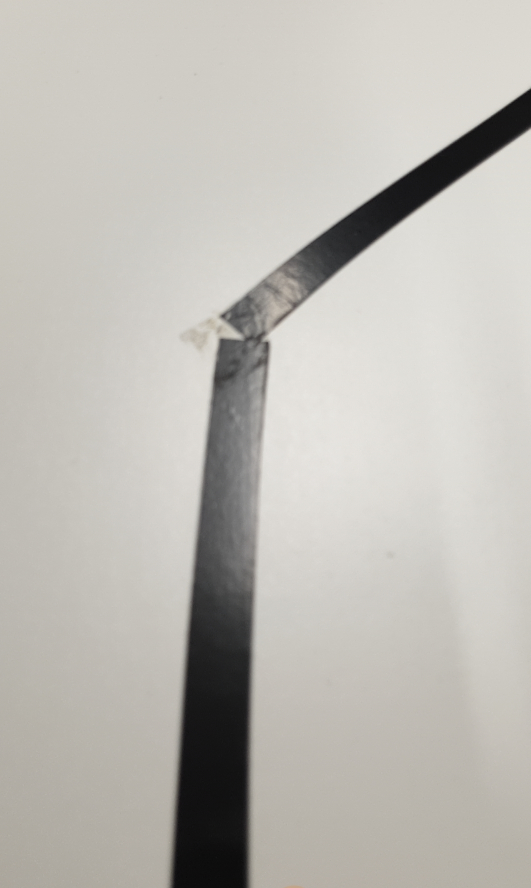
#> input picture Data/1.jpg, 1062 x 1776 px (shown at 1/2 size); its folder holds only this picture in this run
$ python utils.py
#> lines starting #> are read from the running program, lines starting #| are printed output that depends on the picture; after the words box and inside, x2 and y2 are one past the last pixel; in counts of white or black regions, pixels touching at a corner belong together; long printed decimals are rounded
import numpy as np
import cv2
import imutils
import math
import glob
from matplotlib import pyplot as plt

def contrast(image, a, b):
	alpha = 2 # Simple contrast control[1-3]
	beta = 0    # Simple brightness control [0-100]
	image = cv2.convertScaleAbs(image, alpha=alpha, beta=beta)
	#cv2.imshow('Contrasted', image)
	#cv2.waitKey(0)
	return image


# [5 lines left out: function resize, not called in this run]


def adaptiveThreshold(image, method):
	gray = contrast(image, a = 1, b = 0)

	if method == 'binary':
		ret, thresh = cv2.threshold(gray, 0, 255, cv2.THRESH_BINARY)
		#cv2.imshow('binary thresh', thresh)
	elif method == 'otsu':
		blur = cv2.GaussianBlur(gray,(5,5),0)
		#blur = cv2.bilateralFilter(gray, 11, 17, 17)
		high_thresh,thresh = cv2.threshold(blur,0,255,cv2.THRESH_BINARY+cv2.THRESH_OTSU)
		#cv2.imshow('OTSU thresh', thresh)
	elif method == 'adaptive':
		thresh = cv2.adaptiveThreshold(gray, 255, cv2.ADAPTIVE_THRESH_GAUSSIAN_C, cv2.THRESH_BINARY, 31, 15)
		#thresh1 = cv2.adaptiveThreshold(blurred,255,cv2.ADAPTIVE_THRESH_GAUSSIAN_C, cv2.THRESH_BINARY,11,2)
		#cv2.imshow('adaptive guassian thresh', thresh)
	else:
		raise Exception("The method is not valid!")

	#cv2.imwrite("processed//plate{}.jpg".format(i), thresh)
	return thresh

def detect(c, ratio):
	shape = "unidentified"
	peri = cv2.arcLength(c, True)
	approx = cv2.approxPolyDP(c, 0.04 * peri, True)
	(x, y, w, h) = cv2.boundingRect(approx)
	c *= int(ratio)
	M = cv2.moments(c)
	# multiply the contour (x, y)-coordinates by the resize ratio,
	# then draw the contours and the name of the shape on the image
	if M["m00"] != 0:
		cX = int((M["m10"] / M["m00"]) * ratio)
		cY = int((M["m01"] / M["m00"]) * ratio)
	else:
		cX = 0
		cY = 0
	#cv2.circle(image, (cX, cY - int((h/2)*ratio)), 7, (0, 255, 0), -1)
	#cv2.circle(image, (cX, cY + int((h/2)*ratio)), 7, (0, 0, 255), -1)

	ratio = int(ratio)
	extLeft = tuple(c[c[:, :, 0].argmin()][0] * ratio)
	extRight = tuple(c[c[:, :, 0].argmax()][0] * ratio)
	extTop = tuple(c[c[:, :, 1].argmin()][0] * ratio)
	extBot = tuple(c[c[:, :, 1].argmax()][0] * ratio)
	'''
	cv2.circle(image, extLeft, 8, (0, 0, 255), -1)
	cv2.circle(image, extRight, 8, (0, 255, 0), -1)
	cv2.circle(image, extTop, 8, (255, 0, 0), -1)
	cv2.circle(image, extBot, 8, (255, 255, 0), -1)
	'''
	#cv2.line(image, extBot, extTop, (0, 0, 255), 3)
	ar = w / float(h)
	if len(approx) == 4:
		shape = "square" if ar >= 0.95 and ar <= 1.05 else "rectangle"
		#print(shape)
	else:
		shape = "None"
		#print("shape is not a rectangle")
	return cX, cY, shape


def filter_color(img):
	# converting from BGR to HSV color space
	hsv = cv2.cvtColor(img,cv2.COLOR_BGR2HSV)

	# Range for lower red
	lower_black = np.array([0,0,0])
	upper_black = np.array([20,20,60])
	mask1 = cv2.inRange(hsv, lower_black, upper_black)
	se = cv2.getStructuringElement(cv2.MORPH_ELLIPSE, (6, 8))
	morph_img = cv2.morphologyEx(mask1, cv2.MORPH_CLOSE, se)
	#cv2.imshow('morph_mask', morph_img)
	#cv2.waitKey(0)
	return morph_img


# Read image
def process(image):
	height, width = image.shape[:2]
	image_center = [int(width/2), int(height/2)]
	resized = imutils.resize(image, width=width)
	ratio = image.shape[0] / float(resized.shape[0])
	mask = filter_color(resized)
	masked = cv2.bitwise_and(resized, resized, mask = mask)
	#cv2.imshow("after mask", masked)
	gray = cv2.cvtColor(masked, cv2.COLOR_BGR2GRAY)
	blurred = cv2.GaussianBlur(gray, (5, 5), 0)
	#thresh = cv2.threshold(blurred, 60, 255, cv2.THRESH_BINARY)[1]
	thresh = adaptiveThreshold(blurred, 'otsu')
	cv2.namedWindow('thresh1', cv2.WINDOW_NORMAL)
	cv2.imshow("thresh1", thresh)
	cv2.resizeWindow('thresh1', 600,600)
	cnts = cv2.findContours(thresh.copy(), cv2.RETR_EXTERNAL,
				cv2.CHAIN_APPROX_SIMPLE)
	cnts = imutils.grab_contours(cnts)
	#find the biggest area
	cnts = max(cnts, key = cv2.contourArea)
	#np array

	cv2.circle(image, (image_center[0], image_center[1]), 7, (255, 0, 255), -1)
	cv2.putText(image, "I", (int(width/2), int(height/2)), cv2.FONT_HERSHEY_SIMPLEX,
			1, (0, 255, 0), 2)
	#print("The cnts are :", cnts)
	# loop over the contours
	'''
	kpCnt = len(cnts[0])
	print(kpCnt)
	x = 0
	y = 0
	for kp in cnts[0]:
		print(kp)
		x = x+kp[0][0]
		y = y+kp[0][1]
	print(x/kpCnt, y/kpCnt)
	cv2.circle(image, (int(x/kpCnt), int(y/kpCnt)), 10, (0, 0, 255), -1)
	'''
	#for c in cnts:
	# compute the center of the contour, then detect the name of the
	# shape using only the contour
	cX, cY, shape = detect(cnts, ratio)
	c = cnts.astype("float")
	c *= ratio
	c = c.astype("int")
	cv2.drawContours(image, [c], -1, (0, 255, 0), 2)


	distance = math.sqrt( ((image_center[0] - cX)**2)+((image_center[1] - cY)**2))
	print (distance, '\n')
	x_dif = image_center[0] - cX
	y_dif = image_center[1] - cY
	#print(x_dif, y_dif)

	cv2.line(image, (image_center[0], image_center[1]), (cX, cY), (0, 0, 255), 2)
	cv2.circle(image, (cX, cY), 7, (255, 0, 255), -1)
	cv2.putText(image, "L", (cX, cY), cv2.FONT_HERSHEY_SIMPLEX,
		1, (255, 0, 0), 2)

	cv2.putText(image, "x_diff = ", (10, 50), cv2.FONT_HERSHEY_SIMPLEX,
			1, (0, 255, 0), 2)
	cv2.putText(image, str(x_dif), (200, 50), cv2.FONT_HERSHEY_SIMPLEX,
			1, (0, 255, 0), 2)

	cv2.putText(image, "y_diff = ", (10, 100), cv2.FONT_HERSHEY_SIMPLEX,
			1, (0, 255, 0), 2)
	cv2.putText(image, str(y_dif), (200, 100), cv2.FONT_HERSHEY_SIMPLEX,
			1, (0, 255, 0), 2)

	cv2.putText(image, "distance = ", (10, 150), cv2.FONT_HERSHEY_SIMPLEX,
			1, (0, 255, 0), 2)
	cv2.putText(image, str(int(distance)), (200, 150), cv2.FONT_HERSHEY_SIMPLEX,
			1, (0, 255, 0), 2)


	if x_dif < -120:
		command = "right"
	elif x_dif > 120:
		command = "left"
	else:
		command = "straight"

	print(command)
	cv2.putText(image, "Move = ", (10, 200), cv2.FONT_HERSHEY_SIMPLEX,
			1, (0, 0, 255), 2)
	cv2.putText(image, command, (200, 200), cv2.FONT_HERSHEY_SIMPLEX,
			1, (0, 0, 255), 2)


	cv2.namedWindow('Final', cv2.WINDOW_NORMAL)
	cv2.imshow("Final", image)
	cv2.resizeWindow('Final', 600,600)
	cv2.waitKey(0)
	cv2.destroyAllWindows()

	return image, command

def main():
	for plate in glob.glob("Data/*.jpg"):
		image = cv2.imread(plate)
#> image is the input picture: shape (1776, 1062, 3); mean B, G, R 180.7, 186.7, 189.4
		image, command = process(image = image )
#> in filter_color, `mask1 = cv2.inRange(hsv, lower_black, upper_black)`:
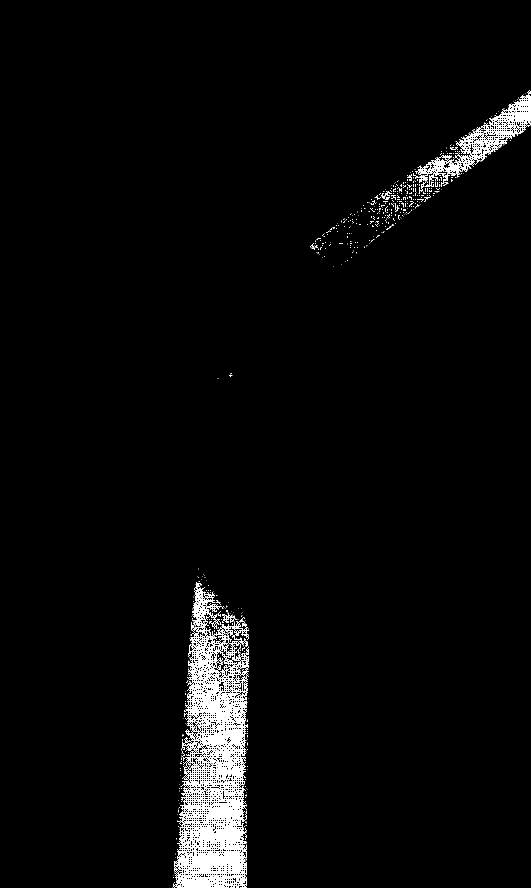
#> mask1: shape (1776, 1062) (shown at 1/2 size); 3.4% white; 557 white regions (526 under 20 px), largest, box (x1, y1, x2, y2) and area: (348, 1164, 498, 1776) 51504, (830, 180, 1062, 388) 9527, (762, 382, 784, 400) 141
#> in filter_color, `morph_img = cv2.morphologyEx(mask1, cv2.MORPH_CLOSE, se)`:
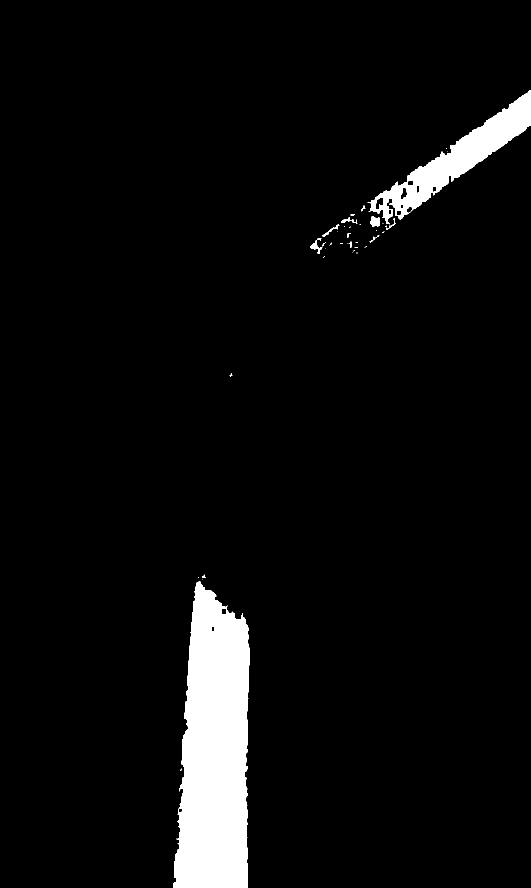
#> morph_img: shape (1776, 1062) (shown at 1/2 size); 5% white; 39 white regions (26 under 20 px), largest, box (x1, y1, x2, y2) and area: (346, 1163, 499, 1776) 72537, (735, 181, 1062, 449) 20014, (741, 433, 760, 454) 298
#> in process, `masked = cv2.bitwise_and(resized, resized, mask = mask)`:
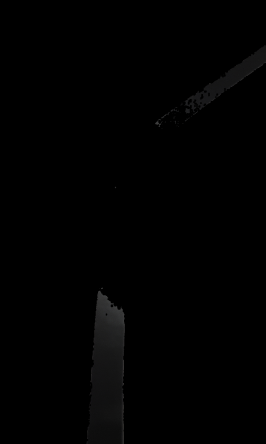
#> masked: shape (1776, 1062, 3) (shown at 1/4 size); mean B, G, R 1.3, 1.2, 1.3
#> in contrast, `image = cv2.convertScaleAbs(image, alpha=alpha, beta=beta)`:
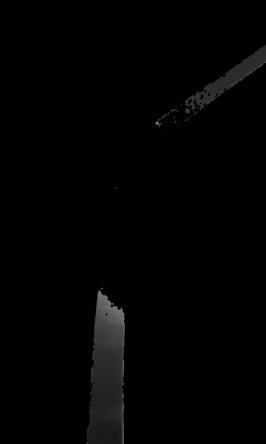
#> image: shape (1776, 1062) (shown at 1/4 size); min 0, max 128, mean 2.5
#> in adaptiveThreshold, `high_thresh,thresh = cv2.threshold(blur,0,255,cv2.THRESH_BINARY+cv2.TH..`:
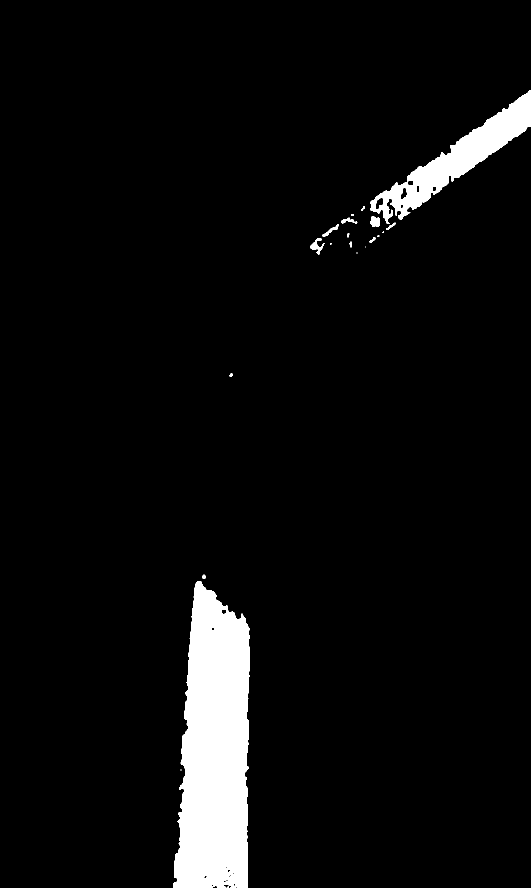
#> thresh: shape (1776, 1062) (shown at 1/2 size); 5% white; 21 white regions (8 under 20 px)
#> in adaptiveThreshold, `high_thresh,thresh = cv2.threshold(blur,0,255,cv2.THRESH_BINARY+cv2.TH..`: high_thresh = 24
#> in process, `cnts = cv2.findContours(thresh.copy(), cv2.RETR_EXTERNAL, cv2.CHAIN_AP..`: cnts = 21 contours, 9 with area under 20; largest, box (x1, y1, x2, y2) and area: (346, 1162, 500, 1776) 72672, (740, 181, 1062, 448) 20459, (620, 476, 650, 509) 321, (741, 433, 759, 454) 278, (644, 448, 678, 474) 170
#> in process, `cnts = max(cnts, key = cv2.contourArea)`: cnts = contour of 507 points, box (x1, y1, x2, y2) (346, 1162, 500, 1776), area 72672
#> in detect, `peri = cv2.arcLength(c, True)`: peri = 1649.8
#> in detect, `approx = cv2.approxPolyDP(c, 0.04 * peri, True)`: approx = [[396, 1162], [346, 1775], [495, 1775], [498, 1256]]
#> in detect, `(x, y, w, h) = cv2.boundingRect(approx)`: x = 346; y = 1162; w = 153; h = 614
#> in detect, `c *= int(ratio)`: c has the same summary as cnts in process
#> in detect, `M = cv2.moments(c)`: M = moments, m00 72672.5, centre m10/m00, m01/m00 = (429.8, 1499.8)
#> in detect, `cX = int((M["m10"] / M["m00"]) * ratio)`: cX = 429
#> in detect, `cY = int((M["m01"] / M["m00"]) * ratio)`: cY = 1499
#> in detect, `extLeft = tuple(c[c[:, :, 0].argmin()][0] * ratio)`: extLeft = (346, 1772)
#> in detect, `extRight = tuple(c[c[:, :, 0].argmax()][0] * ratio)`: extRight = (499, 1331)
#> in detect, `extTop = tuple(c[c[:, :, 1].argmin()][0] * ratio)`: extTop = (396, 1162)
#> in detect, `extBot = tuple(c[c[:, :, 1].argmax()][0] * ratio)`: extBot = (346, 1775)
#> in detect, `ar = w / float(h)`: ar = 0.249
#> in detect, `shape = "square" if ar >= 0.95 and ar <= 1.05 else "rectangle"`: shape = 'rectangle'
#> in process, `cX, cY, shape = detect(cnts, ratio)`: cX = 429; cY = 1499; shape = 'rectangle'
#> in process, `c = cnts.astype("float")`: c = 507 rows, first 8: [396, 1162], [395, 1163], [394, 1163], [392, 1165], [392, 1166], [391, 1167], [391, 1171], [390, 1172]
#> in process, `distance = math.sqrt( ((image_center[0] - cX)**2)+((image_center[1] - ..`: distance = 619.5
#| 619.455
#> in process, `x_dif = image_center[0] - cX`: x_dif = 102
#> in process, `y_dif = image_center[1] - cY`: y_dif = -611
#> in process, `cv2.line(image, (image_center[0], image_center[1]), (cX, cY), (0, 0, 2..`:
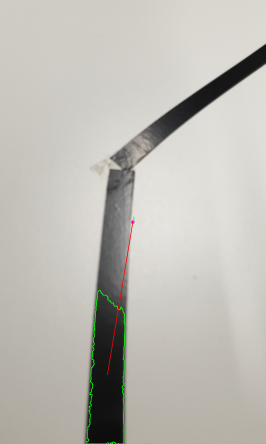
#> image: shape (1776, 1062, 3) (shown at 1/4 size); mean B, G, R 180.5, 187.2, 189.4
#> in process, `cv2.putText(image, command, (200, 200), cv2.FONT_HERSHEY_SIMPLEX, 1, (..`:
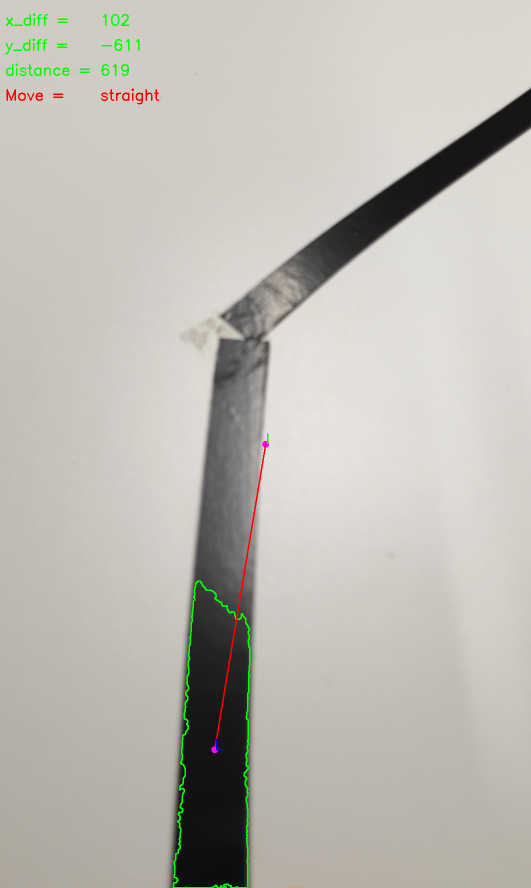
#> image: shape (1776, 1062, 3) (shown at 1/2 size); mean B, G, R 180, 187.1, 189
#> command = 'straight'
		#filter_color(image)

if __name__ == '__main__':
	main()

$ run again, on Data/3.jpg
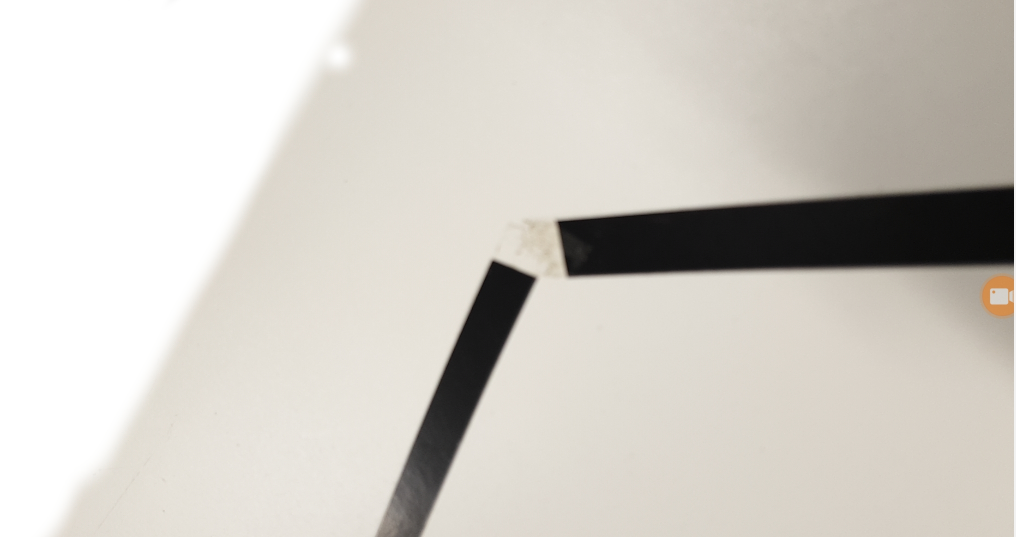
#> input picture Data/3.jpg, 2032 x 1074 px (shown at 1/2 size)
#> in main, image is the input picture: shape (1074, 2032, 3); mean B, G, R 198.9, 205.8, 209.7
#> hsv: shape (1074, 2032, 3); mean H, S, V 16.9, 13.9, 209.8
#> in filter_color, `mask1 = cv2.inRange(hsv, lower_black, upper_black)`:
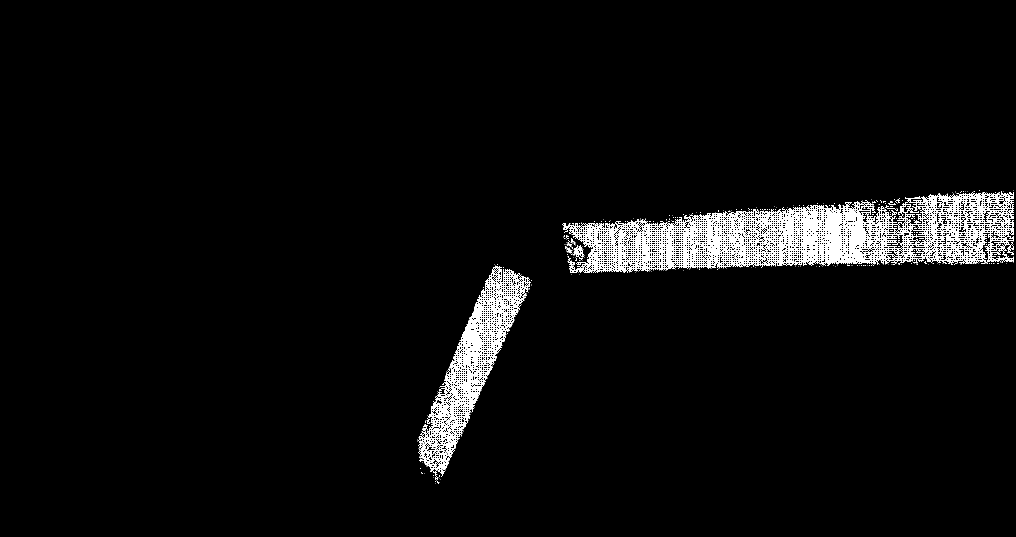
#> mask1: shape (1074, 2032) (shown at 1/2 size); 4.5% white; 331 white regions (315 under 20 px), largest, box (x1, y1, x2, y2) and area: (1124, 382, 2028, 546) 72507, (835, 531, 1062, 952) 24715, (1146, 490, 1168, 515) 257
#> morph_img: shape (1074, 2032); 6.3% white; 3 white regions (1 under 20 px), largest, box (x1, y1, x2, y2) and area: (1125, 381, 2029, 548) 104773, (835, 530, 1064, 967) 33435
#> thresh: shape (1074, 2032); 6.4% white; 3 white regions (1 under 20 px)
#> high_thresh = 21
#> in process, `cnts = cv2.findContours(thresh.copy(), cv2.RETR_EXTERNAL, cv2.CHAIN_AP..`: cnts = 3 contours, 1 with area under 20; largest, box (x1, y1, x2, y2) and area: (1126, 380, 2032, 548) 105288, (834, 530, 1065, 968) 33804
#> in process, `cnts = max(cnts, key = cv2.contourArea)`: cnts = contour of 819 points, box (x1, y1, x2, y2) (1126, 380, 2032, 548), area 105288
#> peri = 2335.9
#> approx = [[2031, 382], [1127, 475], [2028, 525]]
#> x = 1127; y = 382; w = 905; h = 144
#> in detect, `c *= int(ratio)`: c has the same summary as cnts in process
#> M = moments, m00 105288, centre m10/m00, m01/m00 = (1613.4, 472.8)
#> in detect, `cX = int((M["m10"] / M["m00"]) * ratio)`: cX = 1613
#> in detect, `cY = int((M["m01"] / M["m00"]) * ratio)`: cY = 472
#> extLeft = (1126, 448)
#> extRight = (2031, 522)
#> extTop = (2027, 380)
#> extBot = (1144, 547)
#> ar = 6.28
#> in process, `cX, cY, shape = detect(cnts, ratio)`: cX = 1613; cY = 472; shape = 'None'
#> in process, `c = cnts.astype("float")`: c = 819 rows, first 8: [2027, 380], [2026, 381], [2026, 382], [2025, 383], [2025, 384], [2023, 386], [2019, 386], [2018, 387]
#> distance = 600.5
#| 600.528
#> x_dif = -597
#> y_dif = 65
#> in process, `cv2.putText(image, command, (200, 200), cv2.FONT_HERSHEY_SIMPLEX, 1, (..`:
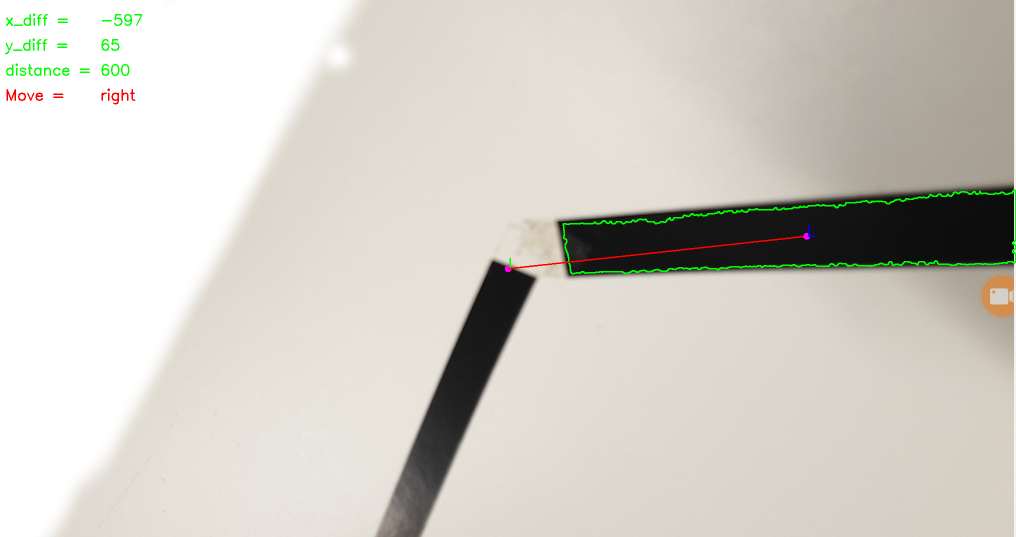
#> image: shape (1074, 2032, 3) (shown at 1/2 size); mean B, G, R 198.2, 206.3, 209.4
#> command = 'right'
